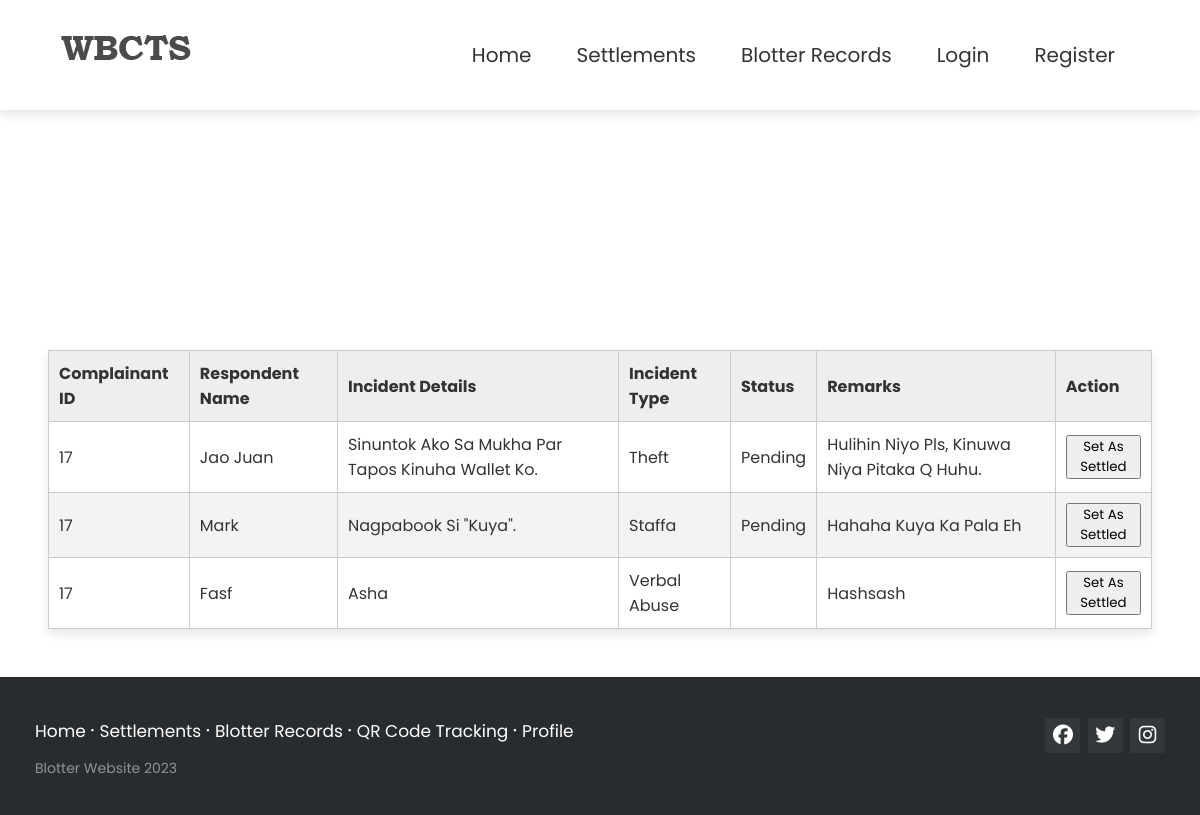
The page /blotter-records.php on the database as committed earlier.
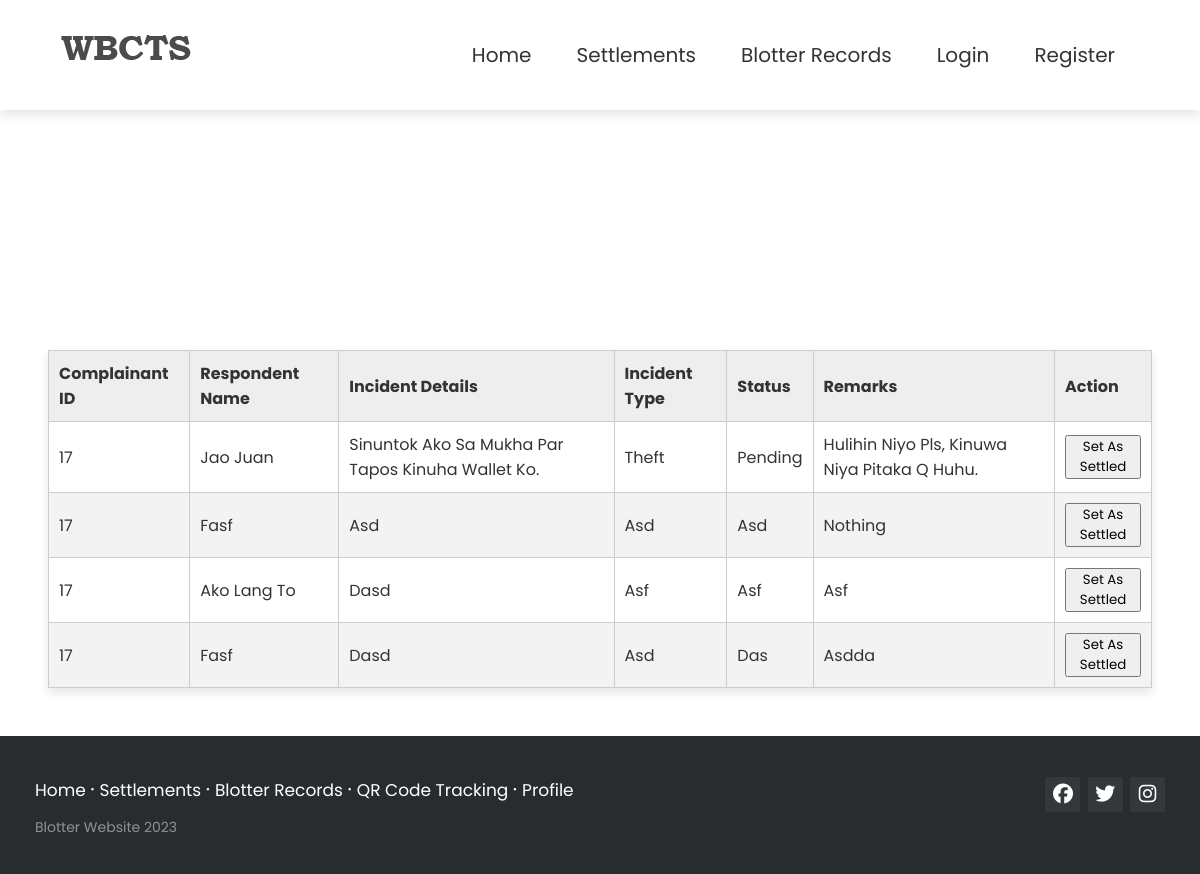
The same page on the database as committed later.
### tables this page shows
CREATE TABLE `blotter_records` (
  `id` int(11) NOT NULL,
  `complainant_id` int(11) NOT NULL,
  `respondent_name` varchar(255) NOT NULL,
  `respondent_address` varchar(255) NOT NULL,
  `incident_location` varchar(255) NOT NULL,
  `incident_details` longtext NOT NULL,
  `incident_type` varchar(255) NOT NULL,
  `blotter_status` varchar(255) DEFAULT 'pending',
  `investigating_officer` varchar(255) DEFAULT NULL,
  `remarks` varchar(255) NOT NULL,
  `created_at` datetime NOT NULL DEFAULT current_timestamp(),
  `updated_at` datetime NOT NULL DEFAULT current_timestamp()
);

### php/models/Blotter.php (called while the page is built, shortened)
<?php
class Blotter
{
    private $table = 'blotter_records';
    private $conn;
    public function __construct($db)
    {
        $this->conn = $db;
    }
    public function read($id)
    {
        $c = $id != null ? "WHERE id = '{$id}'" : "";
        $query = "SELECT * FROM {$this->table} {$c};";
        $stmt = $this->conn->prepare($query);
        $stmt->execute();
        return $stmt;
    }
}

### templates/template-functions.php (called while the page is built, shortened)
<?php
$APP_DIR = "wbcts";
function asset($asset){
    global $APP_DIR;
    $currUrl = "http://".$_SERVER['HTTP_HOST'].$_SERVER['REQUEST_URI'];
    $module = strrpos($currUrl, $APP_DIR);
    $link = substr($currUrl, $module + strlen($APP_DIR));
    return     substr_count($link, '/') >= 2 ? "../assets/{$asset}" : "assets/{$asset}";
}
function img($img){
    return "assets/images/$img";
}
function component($link){
    include("components/{$link}");
}

### blotter-records.php (the view, shortened to what this page needs)
<?php
require("templates/template-functions.php");
require_once "php/config/Database.php";
require_once "php/models/Blotter.php";
$database = new Database();
$db = $database->connect();
$blotter = new Blotter($db);
$data = array();
$result = $blotter->read(null);
while ($row = $result->fetch(PDO::FETCH_ASSOC)) {
	array_push($data, $row);
}
$rows = "";
foreach ($data as $row) {
	$rows .= <<<ROW
		<tr>
			<td>{$row["complainant_id"]}</td>
			<td>{$row["respondent_name"]}</td>
			<td>{$row["incident_details"]}</td>
			<td>{$row["incident_type"]}</td>
			<td>{$row["blotter_status"]}</td>
			<td>{$row["remarks"]}</td>
			<td>
				<button>
					Set as Settled
				</button>
			</td>
		</tr>
	ROW;
}
$containerStyles = "margin-top: 12rem; padding:3rem; height:100%";
$content = <<<CONTENT
	<table class="table table-striped" style="width:100%">
			<thead>
				<th>Complainant ID</th>
				<th>Respondent Name</th>
				<th>Incident Details</th>
				<th>Incident Type</th>
				<th>Status</th>
				<th>Remarks</th>
				<th>Action</th>
			</thead>
			<tbody>
				{$rows}
			</tbody>
		</table>
CONTENT;
?>
<?php include 'templates/default.php'; ?>

### templates/default.php (shortened to what this page needs)
<!DOCTYPE html>
<html lang="en">
<head>
    <link rel="stylesheet" href="<?= asset("css/footerstyle.css") ?>">
    <link rel="stylesheet" href="<?= asset("css/headerstyle.css") ?>">
    <link rel="stylesheet" href="<?= asset("css/style.css") ?>">
</head>
<body>
    <?= component("header.php") ?>
    <main class="main-container" <?= isset($containerStyles) ? "style='{$containerStyles}'" : "" ?>>
        <?= $content ? $content : "" ?>
    </main>
    <?= component("footer.php") ?>
</body>
</html>

### components/header.php (shortened to what this page needs)
<header>
	<a href="#" class="logo">
		<img src="<?= img("wbctsLogo.png")?>">
	</a>
	<nav class="navbar">
		<ul>
			<li><a href="index">Home</a></li>
			<li><a href="on-settlements">Settlements</a></li>
			<li><a href="blotter-records">Blotter Records</a>
			</li>
			<?php
			echo isset($_SESSION["id"]) ? <<<CONTENT
				<li><a href="blotter-records">Profile</a>
					<ul>
						<li><a href="php/functions/auth/logout">Logout</li></a>
					</ul>
				</li>
				CONTENT :
				<<<CONTENT
					<li><a href="auth/user-login">Login</a></li>
					<li><a href="auth/user-registration">Register</a></li>
				CONTENT;
			?>
		</ul>
	</nav>
</header>

### components/footer.php
<footer class="footer-distributed">
	<div class="footer-right">
		<a href="#"><i class="fab fa-facebook"></i></a>
		<a href="#"><i class="fab fa-twitter"></i></a>
		<a href="#"><i class="fab fa-instagram"></i></a>
	</div>
	<div class="footer-left">
		<p class="footer-links">
			<a class="link-1" href="index">Home</a>
			<a href="OnSettlements">Settlements</a>
			<a href="blotter-records">Blotter Records</a>
			<a href="qr-code">QR Code Tracking</a>
			<a href="profile">Profile</a>
		</p>
		<p>Blotter Website 2023</p>
	</div>
</footer>

### assets/css/footerstyle.css (style rules this page uses)
* { font-family: Roboto; }
.footer-distributed { background-color: #292c2f; box-shadow: 0 1px 1px 0 rgba(0, 0, 0, 0.12); box-sizing: border-box; width: 100%; text-align: left; padding: 35px; padding-bottom: 3%; position: relative; }
.footer-distributed .footer-left p { color: #8f9296; font-size: 14px; margin: 0; }
.footer-distributed p.footer-links { font-size: 17px; color: #ffffff; margin: 0 0 10px; padding: 0; transition: ease .25s; }
.footer-distributed p.footer-links a { display: inline-block; line-height: 1.8; text-decoration: none; color: inherit; transition: ease .25s; }
.footer-distributed .footer-links a:before { content: "·"; font-size: 20px; left: 0; color: #fff; display: inline-block; padding-right: 5px; }
.footer-distributed .footer-links .link-1:before { content: none; }
.footer-distributed .footer-right { float: right; margin-top: 6px; max-width: 180px; }
.footer-distributed .footer-right a { display: inline-block; width: 35px; height: 35px; background-color: #33383b; border-radius: 2px; font-size: 20px; color: #ffffff; text-align: center; line-height: 35px; margin-left: 3px; transition: all .25s; }

### assets/css/headerstyle.css (style rules this page uses)
* { margin: 0; padding: 0; box-sizing: border-box; font-family: Arial, sans-serif; text-transform: capitalize; text-decoration: none; }
header { position: sticky; top: 0; left: 0; right: 0; background: white; box-shadow: 0 5px 10px rgba(0, 0, 0, 0.1); padding: 20px 5%; display: flex; align-items: center; justify-content: space-between; z-index: 1000; }
header .logo { width: 120px; }
header .navbar ul { list-style: none; }
header .navbar ul li { position: relative; padding-right: 5px; float: left; }
header .navbar ul li a { font-size: 20px; padding: 20px; color: #333; display: block; }

### assets/css/style.css (style rules this page uses)
a { color: black; }
table { border-collapse: collapse; width: 100%; font-family: Arial, sans-serif; color: #333333; background-color: #ffffff; text-align: left; margin: 0 auto; box-shadow: 0 5px 10px rgba(0, 0, 0, 0.1); }
thead th { background-color: #eeeeee; border: 1px solid #cccccc; padding: 10px; }
tbody td { border: 1px solid #cccccc; padding: 10px; }
tbody tr:nth-of-type(even) { background-color: #f3f3f3; }
main.main-container { height: 100%; }

### templates/default.php (style rules this page uses)
* { margin: 0; padding: 0; outline: none; box-sizing: border-box; font-family: 'Poppins', sans-serif; }
body { font-family: Arial, Helvetica, sans-serif; }

Rows that differ between the two databases and show on the page:
removed blotter_records: complainant "17", respondent_name "Mark", incident_details "Nagpabook Si \"kuya\".", incident_type "Staffa", blotter_status "Pending", remarks "Hahaha Kuya Ka Pala Eh"
removed blotter_records: complainant "17", respondent_name "Fasf", incident_details "Asha", incident_type "Verbal Abuse", remarks "Hashsash"
added blotter_records: complainant "17", respondent_name "Fasf", incident_details "Asd", incident_type "Asd", blotter_status "Asd", remarks "Nothing"
added blotter_records: complainant "17", respondent_name "Ako Lang To", incident_details "Dasd", incident_type "Asf", blotter_status "Asf", remarks "Asf"
added blotter_records: complainant "17", respondent_name "Fasf", incident_details "Dasd", incident_type "Asd", blotter_status "Das", remarks "Asdda"
